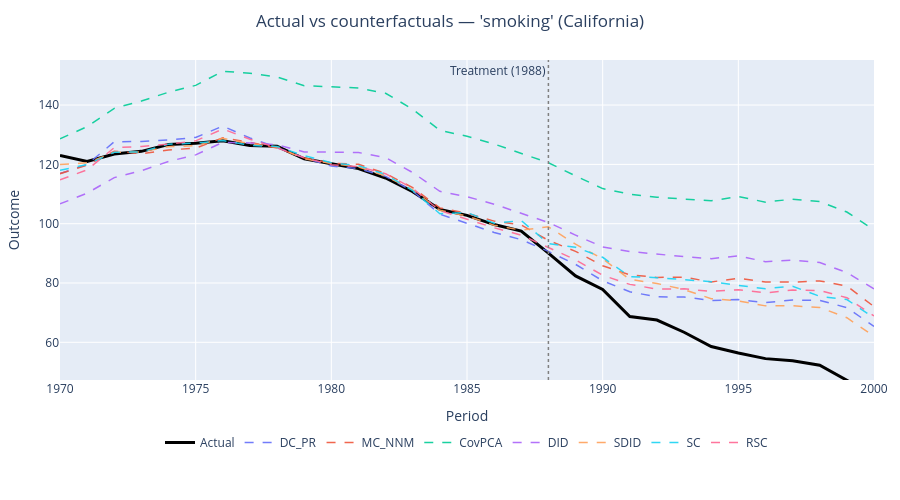

Notebook code for this chart:
### Markdown cell above
### Step 3 — Visualize the outcome path

Plot the treated unit against the unweighted donor mean to inspect pre-trend alignment and the apparent post-treatment gap. A credible design shows parallel pre-treatment trends; a large divergence after the treatment date is the visual signature of a causal effect.

### Code cell
def _counterfactual(name, res, t_idx):
    """Extract the counterfactual time series for the first treated unit."""
    if res is None:
        return None
    if name == "MC_NNM":
        # res.baseline = low-rank M + fixed effects = true counterfactual
        return res.baseline[t_idx, :]
    if name == "SC":
        return res.M[t_idx, :]  # now (N, T) like all other solvers
    if name == "DID":
        # fitted_value = alpha_i + beta_t + tau*Z; subtract tau*Z to get counterfactual
        tau_scalar = float(np.asarray(res.tau).ravel()[0])
        return res.M[t_idx, :] - tau_scalar * Z[t_idx, :]
    return res.M[t_idx, :]   # DC_PR, SDID, CovPCA, RSC: M is the counterfactual directly

if treated_rows:
    t_idx        = treated_rows[0]
    t_start      = treat_start_cols[0]
    treat_year   = int(panel.time_index[t_start])
    treated_name = str(panel.unit_index[t_idx])
    times        = panel.time_index.astype(int)

    palette = px.colors.qualitative.Plotly
    fig = go.Figure()

    # Actual outcome (bold black)
    fig.add_trace(go.Scatter(
        x=times, y=O[t_idx, :],
        mode="lines",
        name="Actual",
        line=dict(color="black", width=3),
    ))

    # Counterfactual from each estimator
    all_cf_vals = []
    for i, name in enumerate(SOLVERS):
        cf = _counterfactual(name, results.get(name), t_idx)
        if cf is not None:
            all_cf_vals.append(cf)
            fig.add_trace(go.Scatter(
                x=times, y=cf,
                mode="lines",
                name=name,
                line=dict(color=palette[i % len(palette)], width=1.5, dash="dash"),
                opacity=0.9,
            ))

    # Treatment onset vertical line
    fig.add_vline(
        x=treat_year, line_dash="dot", line_color="grey", line_width=1.5,
        annotation_text=f"Treatment ({treat_year})",
        annotation_position="top left",
    )

    # Y-axis: cover actual data + all counterfactuals, clipped so outliers
    # don't collapse the scale. Use the Plotly toolbar to zoom out further.
    all_y = np.concatenate([O[t_idx, :]] + all_cf_vals)
    y_lo, y_hi = np.percentile(all_y, 2), np.percentile(all_y, 98)
    y_pad = 0.10 * (y_hi - y_lo)

    fig.update_layout(
        title=dict(
            text=f"Actual vs counterfactuals — {dataset_name!r} ({treated_name})",
            x=0.5, xanchor="center", y=0.97,
        ),
        xaxis_title="Period",
        yaxis_title="Outcome",
        yaxis=dict(range=[y_lo - y_pad, y_hi + y_pad]),
        height=500,
        legend=dict(orientation="h", yanchor="top", y=-0.15, xanchor="center", x=0.5),
        margin=dict(l=60, r=20, t=60, b=120),
        hovermode="x unified",
    )
    fig.show()
else:
    print("[Step 3] No treated units detected in Z.")

### Figure 1 — Plotly figure (JSON) as saved in the notebook; plotly's stock layout.template omitted (floating-point values rounded to 4 significant figures)
{"data": [{"line": {"color": "black", "width": 3}, "mode": "lines", "name": "Actual", "type": "scatter", "x": [1970, 1971, 1972, 1973, 1974, 1975, 1976, 1977, 1978, 1979, 1980, 1981, 1982, 1983, 1984, 1985, 1986, 1987, 1988, 1989, 1990, 1991, 1992, 1993, 1994, 1995, 1996, 1997, 1998, 1999, 2000], "y": [123.0, 121.0, 123.5, 124.4, 126.7, 127.1, 128.0, 126.4, 126.1, 121.9, 120.2, 118.6, 115.4, 110.8, 104.8, 102.8, 99.7, 97.5, 90.1, 82.4, 77.8, 68.7, 67.5, 63.4, 58.6, 56.4, 54.5, 53.8, 52.3, 47.2, 41.6]}, {"line": {"color": "#636EFA", "dash": "dash", "width": 1.5}, "mode": "lines", "name": "DC_PR", "opacity": 0.9, "type": "scatter", "x": [1970, 1971, 1972, 1973, 1974, 1975, 1976, 1977, 1978, 1979, 1980, 1981, 1982, 1983, 1984, 1985, 1986, 1987, 1988, 1989, 1990, 1991, 1992, 1993, 1994, 1995, 1996, 1997, 1998, 1999, 2000], "y": [116.9, 120.0, 127.6, 127.7, 128.2, 129.1, 132.9, 128.9, 125.7, 122.2, 119.4, 118.6, 116.0, 111.0, 103.2, 100.1, 97.05, 94.61, 90.65, 86.3, 80.75, 77.04, 75.33, 75.28, 74.11, 74.41, 73.39, 74.25, 74.12, 71.7, 65.35]}, {"line": {"color": "#EF553B", "dash": "dash", "width": 1.5}, "mode": "lines", "name": "MC_NNM", "opacity": 0.9, "type": "scatter", "x": [1970, 1971, 1972, 1973, 1974, 1975, 1976, 1977, 1978, 1979, 1980, 1981, 1982, 1983, 1984, 1985, 1986, 1987, 1988, 1989, 1990, 1991, 1992, 1993, 1994, 1995, 1996, 1997, 1998, 1999, 2000], "y": [116.9, 119.8, 124.5, 123.6, 124.9, 125.5, 129.0, 127.4, 125.5, 122.2, 120.4, 120.0, 116.9, 112.1, 105.3, 103.5, 100.9, 99.55, 94.37, 90.68, 85.83, 82.74, 81.9, 81.99, 80.35, 81.61, 80.33, 80.3, 80.71, 78.98, 72.05]}, {"line": {"color": "#00CC96", "dash": "dash", "width": 1.5}, "mode": "lines", "name": "CovPCA", "opacity": 0.9, "type": "scatter", "x": [1970, 1971, 1972, 1973, 1974, 1975, 1976, 1977, 1978, 1979, 1980, 1981, 1982, 1983, 1984, 1985, 1986, 1987, 1988, 1989, 1990, 1991, 1992, 1993, 1994, 1995, 1996, 1997, 1998, 1999, 2000], "y": [128.6, 132.7, 138.9, 141.4, 144.3, 146.6, 151.4, 150.7, 149.5, 146.5, 146.2, 145.7, 144.0, 138.6, 131.5, 129.5, 126.9, 123.8, 120.5, 116.1, 111.8, 110.0, 108.9, 108.3, 107.7, 109.2, 107.3, 108.3, 107.4, 103.9, 97.86]}, {"line": {"color": "#AB63FA", "dash": "dash", "width": 1.5}, "mode": "lines", "name": "DID", "opacity": 0.9, "type": "scatter", "x": [1970, 1971, 1972, 1973, 1974, 1975, 1976, 1977, 1978, 1979, 1980, 1981, 1982, 1983, 1984, 1985, 1986, 1987, 1988, 1989, 1990, 1991, 1992, 1993, 1994, 1995, 1996, 1997, 1998, 1999, 2000], "y": [106.7, 110.3, 115.5, 117.9, 121.0, 123.2, 127.4, 127.2, 126.6, 124.2, 124.1, 124.0, 122.3, 117.2, 110.9, 109.1, 106.6, 103.6, 100.4, 96.16, 92.15, 90.62, 89.67, 88.88, 88.2, 89.15, 87.18, 87.75, 86.91, 83.5, 78.03]}, {"line": {"color": "#FFA15A", "dash": "dash", "width": 1.5}, "mode": "lines", "name": "SDID", "opacity": 0.9, "type": "scatter", "x": [1970, 1971, 1972, 1973, 1974, 1975, 1976, 1977, 1978, 1979, 1980, 1981, 1982, 1983, 1984, 1985, 1986, 1987, 1988, 1989, 1990, 1991, 1992, 1993, 1994, 1995, 1996, 1997, 1998, 1999, 2000], "y": [120.0, 120.5, 124.1, 124.2, 126.0, 126.3, 128.8, 126.9, 125.9, 121.9, 120.3, 119.1, 116.1, 111.4, 104.5, 102.6, 99.5, 97.8, 98.95, 93.08, 88.18, 81.21, 79.86, 77.78, 74.7, 73.97, 72.29, 72.31, 71.77, 68.29, 62.03]}, {"line": {"color": "#19D3F3", "dash": "dash", "width": 1.5}, "mode": "lines", "name": "SC", "opacity": 0.9, "type": "scatter", "x": [1970, 1971, 1972, 1973, 1974, 1975, 1976, 1977, 1978, 1979, 1980, 1981, 1982, 1983, 1984, 1985, 1986, 1987, 1988, 1989, 1990, 1991, 1992, 1993, 1994, 1995, 1996, 1997, 1998, 1999, 2000], "y": [118.0, 119.9, 124.1, 124.2, 126.8, 127.1, 128.0, 126.4, 126.0, 122.9, 120.5, 119.6, 116.6, 111.2, 103.4, 103.8, 100.2, 101.0, 93.29, 92.06, 88.68, 82.16, 81.8, 81.03, 80.46, 79.16, 78.08, 78.92, 75.51, 74.43, 68.29]}, {"line": {"color": "#FF6692", "dash": "dash", "width": 1.5}, "mode": "lines", "name": "RSC", "opacity": 0.9, "type": "scatter", "x": [1970, 1971, 1972, 1973, 1974, 1975, 1976, 1977, 1978, 1979, 1980, 1981, 1982, 1983, 1984, 1985, 1986, 1987, 1988, 1989, 1990, 1991, 1992, 1993, 1994, 1995, 1996, 1997, 1998, 1999, 2000], "y": [114.8, 118.2, 125.6, 126.1, 126.8, 127.9, 131.9, 128.5, 125.6, 122.2, 119.9, 119.2, 116.8, 111.9, 104.4, 101.5, 98.62, 96.14, 91.89, 87.81, 82.61, 79.54, 77.97, 78.03, 77.16, 77.76, 76.69, 77.62, 77.45, 75.06, 68.91]}], "layout": {"annotations": [{"showarrow": false, "text": "Treatment (1988)", "x": 1988, "xanchor": "right", "xref": "x", "y": 1, "yanchor": "top", "yref": "y domain"}], "height": 500, "hovermode": "x unified", "legend": {"orientation": "h", "x": 0.5, "xanchor": "center", "y": -0.15, "yanchor": "top"}, "margin": {"b": 120, "l": 60, "r": 20, "t": 60}, "shapes": [{"line": {"color": "grey", "dash": "dot", "width": 1.5}, "type": "line", "x0": 1988, "x1": 1988, "xref": "x", "y0": 0, "y1": 1, "yref": "y domain"}], "title": {"text": "Actual vs counterfactuals — 'smoking' (California)", "x": 0.5, "xanchor": "center", "y": 0.97}, "xaxis": {"title": {"text": "Period"}}, "yaxis": {"range": [47.29, 155.2], "title": {"text": "Outcome"}}}}
